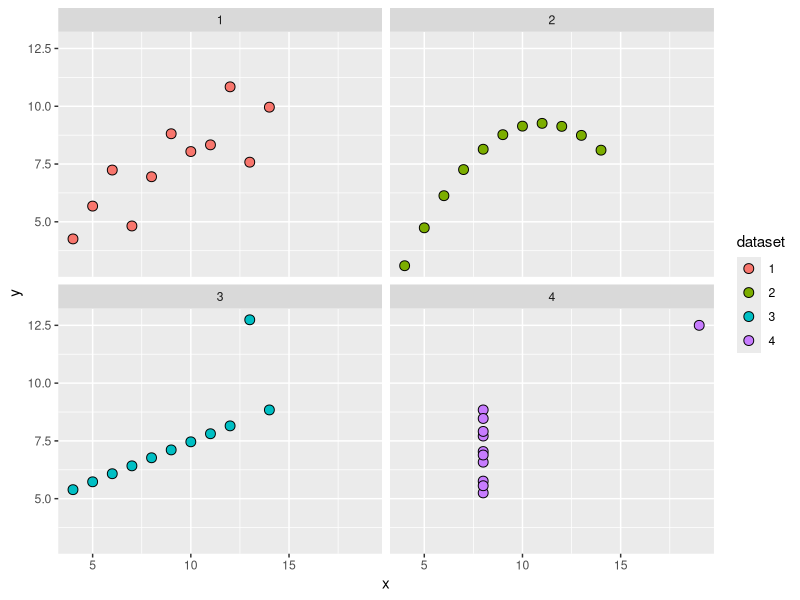
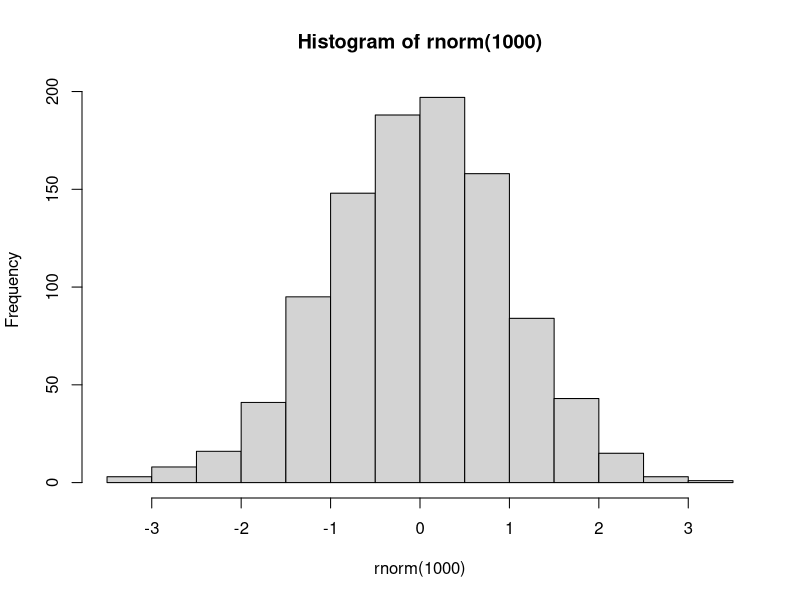

These charts were generated, in order, by the following R code:
library(ggplot2)
library(dplyr)

#-------------------------------#
### Exploratory data analysis ###
#-------------------------------#

# While summary statistics offer a quick and relatively simple way to assess essential qualities of your data, they can sometimes be misleading. 
# Let's explore a case in which data visualization is an important step in data analysis.

# read in pre-loaded data (included in the 'datasets' package; type ?anscombe for details)
data('anscombe')

# take a peek at the data (alternatively, you can type head(anscombe) to see the first 6 columns of the dataset).
anscombe

# calculate summary statistics (here, mean and variance) using dplyr
init.stats <- summarise_all(anscombe, funs(mean, var))
# look at summary statistics for x variables between datasets
select(init.stats, starts_with('x'))
# look at summary statistics for y variables between datasets
select(init.stats, starts_with('y'))

## summary stats look super similar! What about running a simple model (y ~ x) to see if the regression lines are similar?

# run regressions in a loop (don't worry about this part!)
model <- y ~ x
all.mods <- setNames(as.list(1:4), paste0('lm', 1:4))
for (i in 1:4){
  model[2:3] <- lapply(paste0(c('y', 'x'), i), as.name)
  all.mods[[1]] <- lmi <- lm(model, data = anscombe)
  print(anova(lmi))
}

# compute new columns with dataset names to facilitate plotting; plot datasets by group and wrap into single pretty plot
list(
  transmute(anscombe, x=x1, y=y1, dataset='1'),
  transmute(anscombe, x=x2, y=y2, dataset='2'),
  transmute(anscombe, x=x3, y=y3, dataset='3'),
  transmute(anscombe, x=x4, y=y4, dataset='4')
) %>%
  bind_rows() %>%
  ggplot(aes(x, y)) + geom_point(aes(fill = dataset), size = 3, pch = 21) + facet_wrap(~ dataset)

## EXERCISE 1 ##
#Using the `iris` dataset:
  
# Plot Sepal.Length and Sepal.Width.
# Calclate the mean, median, min, max, and variance of Sepal.Length and Sepal.Width. Print the output.
# Make a boxplot of both Sepal.Length and Sepal.Width to visualize the summary statistics calculated above.

#---------------------------------------------------#
### Basic questions in statistics, model notation ###
#---------------------------------------------------#

hist(rnorm(1000)) # vs. runif (constant probability)

data('mtcars') # load built-in dataset
head(mtcars) # peek at first few rows of data

basic.fit <- lm(mtcars$mpg ~ mtcars$wt)

multi.fit <- lm(mtcars$mpg ~ mtcars$wt + mtcars$hp)

inter.fit1 <- lm(mtcars$mpg ~ mtcars$wt + mtcars$hp + mtcars$wt:mtcars$hp)

inter.fit2 <- lm(mtcars$mpg ~ mtcars$wt*mtcars$hp)

## EXERCISE 2 ##
# Translate the following into a model: "`iris` sepal length is determined by all petal measurements, as well as the interaction 
# between sepal length and petal length." 

# Look at the other variables included in `mtcars`. Which of these do you think most influences the miles per gallon of a given model? 
# Write out a statement in your comments, then model this statement using proper notation.

#-----------------------------#
### Useful stats 1: t-tests ###
#-----------------------------#

vols <- runif(15, min = 490, max = 500) # randomly generate 15 numbers between 490 and 500

# run a 1-sample t-test with the alternative hypothesis that the true mean is less than 500 mL; set the confidence level to 0.99 (alpha = 0.01)
t.test(vols, mu = 500, alternative = 'less', conf.level = 0.99) 

before <- c(200.1, 190.9, 192.7, 213, 241.4, 196.9, 172.2, 185.5, 205.2, 193.7)
after <- c(392.9, 393.2, 345.1, 393, 434, 427.9, 422, 383.9, 392.3, 352.2)
weights <- as.data.frame(cbind(before, after))

t.test(weights$before, weights$after, paired = TRUE)

data('diamonds')
head(diamonds) # this dataset contains ~54,000 observations of diamonds of varying quality. Let's assess whether the price of 'Very Good' and 'Premium' diamonds differs significantly:
vgood <- diamonds %>% filter(cut == 'Very Good') # create a subset based on cut category
premium <- diamonds %>% filter(cut == 'Premium')

t.test(vgood$price, premium$price, alternative = 'less', conf.level = 0.99) # test whether price is significantly different

t.test(vgood$carat, premium$carat, alternative = 'less', conf.level = 0.99) # test whether carat measurements are significantly different

## EXERCISE 3 ##
# Run a one-sided, two sample t-test to determine whether 8-cylinder cars get significantly lower mpg than 6-cylinder cars. 
# Make sure to take a look at your data to help you choose an appropriate alternative hypothesis.

#---------------------------------------#
### Useful stats 2: linear regression ###
#---------------------------------------#

lm.basic <- lm(mpg ~ wt, data = mtcars)

summary(lm.basic)
names(lm.basic) ## take a peek at the kinds of summary statistics that may be accessed
summary(lm.basic)$coefficients

## EXERCISE 4 ##
# Let's go back to a familiar question: does the weight of a car affect its mpg? Run this linear model and extract the coefficients.

#---------------------------#
### Useful stats 3: ANOVA ###
#---------------------------#

music <- as.data.frame(cbind(runif(10, min = 50, max = 100), runif(10, min = 70, max = 100), runif(10, min = 80, max = 100)))
names(music) <- c('metal', 'electronic', 'jazz')
music

musicdf <- bind_rows(transmute(music, score = metal, genre = 'metal'), transmute(music, score = electronic, genre='electronic'), transmute(music, score = jazz, genre='jazz'))

simple.anova <- aov(score ~ genre, data = musicdf)
summary(simple.anova)

## EXERCISE 5 ##
# Run an ANOVA using the R diamonds dataset to test whether the color of a diamond affects its depth.
